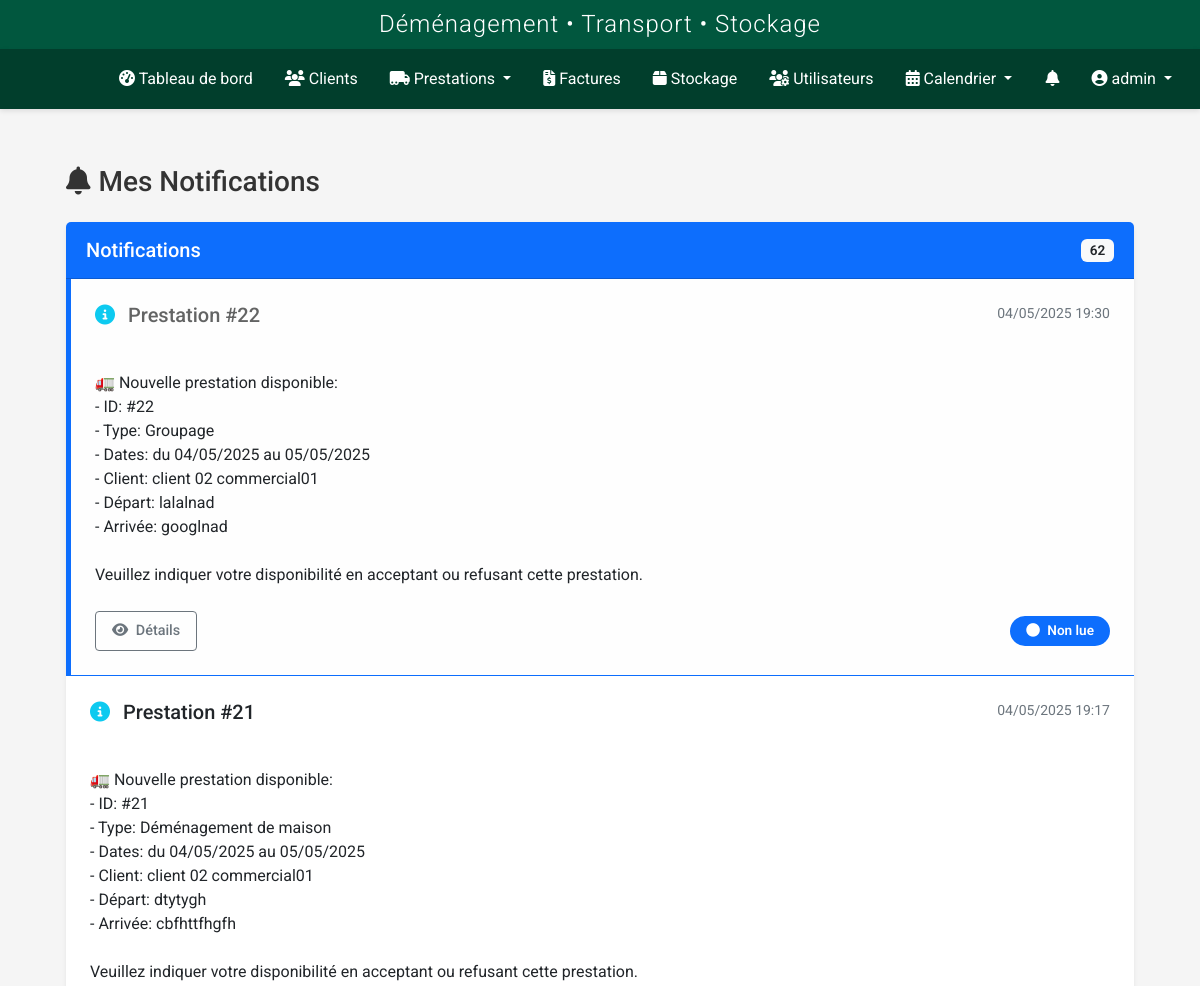
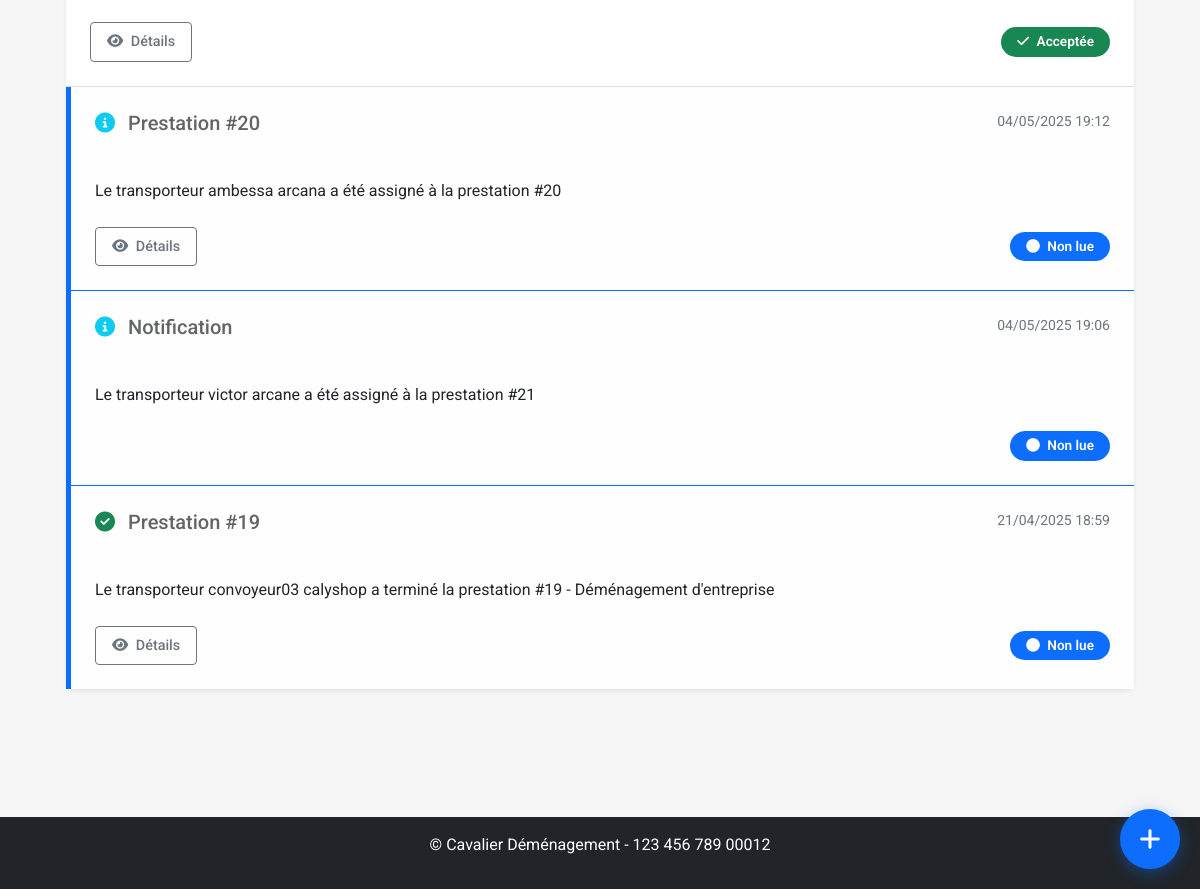
The app's page /transporteur/notifications (signed in) with its own data (2 pictures, top to bottom).
### models.py (models this page shows, shortened)
class User(UserMixin, db.Model):
    id = db.Column(db.Integer, primary_key=True)
    nom = db.Column(db.String(64), nullable=False)
    prenom = db.Column(db.String(64), nullable=False)
    username = db.Column(db.String(64), unique=True, nullable=False)
    email = db.Column(db.String(120), unique=True, nullable=True)
    password_hash = db.Column(db.String(256), nullable=False)
    role = db.Column(db.String(20), nullable=False, default='transporteur')
    statut = db.Column(db.String(20), nullable=False, default='actif')
    vehicule = db.Column(db.String(100), nullable=True)
    type_vehicule_id = db.Column(db.Integer, db.ForeignKey('type_vehicule.id'), nullable=True)
    permis_conduire = db.Column(db.String(50), nullable=True)
    notes = db.Column(db.Text, nullable=True)
    derniere_connexion = db.Column(db.DateTime, nullable=True)
    date_creation = db.Column(db.DateTime, nullable=False, default=datetime.utcnow)
    prestations = db.relationship('Prestation', secondary=prestation_transporteurs, back_populates='transporteurs')
    type_vehicule = db.relationship('TypeVehicule', backref='transporteurs')
    def is_admin(self):
        return self.role in ['admin', 'superadmin']
    def is_transporteur(self):
        return self.role == 'transporteur' or self.is_admin()

class Notification(db.Model):
    id = db.Column(db.Integer, primary_key=True)
    message = db.Column(db.Text, nullable=False)
    type = db.Column(db.String(50), nullable=False, default='info')  # info, success, warning, danger
    date_creation = db.Column(db.DateTime, nullable=False, default=datetime.utcnow)
    lu = db.Column(db.Boolean, default=False)
    statut = db.Column(db.String(50), nullable=False, default='non_lue')  # non_lue, lue, acceptee, refusee
    role_destinataire = db.Column(db.String(50), nullable=False)  # admin, commercial, transporteur
    user_id = db.Column(db.Integer, db.ForeignKey('user.id'), nullable=True)  # Si destiné à un utilisateur spécifique
    prestation_id = db.Column(db.Integer, db.ForeignKey('prestation.id'), nullable=True)
    stockage_id = db.Column(db.Integer, db.ForeignKey('stockage.id'), nullable=True)
    user = db.relationship('User', backref='notifications')
    prestation = db.relationship('Prestation', backref='notifications')
    stockage = db.relationship('Stockage', backref='notifications')

### routes/transporteur_prestations.py (the view)
@transporteur_prestations.route('/notifications')
@login_required
def notifications():
    if not (current_user.is_transporteur() or current_user.is_admin() or current_user.role in ['commercial', 'superadmin']):
        flash('Accès non autorisé.', 'danger')
        return redirect(url_for('dashboard.index'))
    try:
        if current_user.is_admin() or current_user.role == 'superadmin':
            notifications = Notification.query.order_by(Notification.date_creation.desc()).all()
        elif current_user.role == 'commercial':
            notifications = Notification.query.join(Prestation).filter(
                Prestation.commercial_id == current_user.id
            ).order_by(Notification.date_creation.desc()).all()
        else:
            notifications = Notification.query.filter_by(
                user_id=current_user.id,
                role_destinataire='transporteur'
            ).order_by(Notification.date_creation.desc()).all()
        for notif in notifications:
            if not notif.lu:
                notif.lu = True
                current_app.logger.info(f"Notification {notif.id} marquée comme lue pour {current_user.username}")
        db.session.commit()
        return render_template(
            'transporteur/notifications.html',
            title='Notifications',
            notifications=notifications
        )
    except Exception as e:
        current_app.logger.error(f"Erreur lors de l'affichage des notifications: {e}")
        db.session.rollback()
        flash("Une erreur s'est produite lors du chargement des notifications.", 'danger')
        return redirect(url_for('dashboard.index'))

### templates/transporteur/notifications.html (shortened to what this page needs)
{% extends 'base.html' %}
{% block content %}
<div class="container-fluid px-4 py-4">
    <h1 class="h3 mb-4"><i class="fas fa-bell me-2"></i>Mes Notifications</h1>
    <div class="card shadow-sm mb-4">
        <div class="card-header bg-primary text-white d-flex justify-content-between align-items-center">
            <h5 class="mb-0">Notifications</h5>
            <span class="badge bg-light text-dark">{{ notifications|length }}</span>
        </div>
        <div class="card-body p-0">
            {% if notifications %}
                <div class="list-group list-group-flush">
                    {% set unique_notifications = {} %}
                    {% for notification in notifications %}
                        {% if notification.prestation_id not in unique_notifications %}
                            {% set _ = unique_notifications.update({notification.prestation_id: notification}) %}
                        {% elif notification.date_creation > unique_notifications[notification.prestation_id].date_creation %}
                            {% set _ = unique_notifications.update({notification.prestation_id: notification}) %}
                        {% endif %}
                    {% endfor %}
                    {% for prestation_id, notification in unique_notifications.items() %}
                        <div class="list-group-item {% if notification.statut == 'non_lue' %}list-group-item-light border-start border-5 border-primary{% endif %} p-4">
                            <div class="d-flex w-100 justify-content-between align-items-start mb-3">
                                <h5 class="mb-1">
                                    {% if notification.type == 'info' %}
                                        <i class="fas fa-info-circle text-info me-2"></i>
                                    {% elif notification.type == 'success' %}
                                        <i class="fas fa-check-circle text-success me-2"></i>
                                    {% elif notification.type == 'warning' %}
                                        <i class="fas fa-exclamation-triangle text-warning me-2"></i>
                                    {% elif notification.type == 'danger' %}
                                        <i class="fas fa-times-circle text-danger me-2"></i>
                                    {% endif %}
                                    {% if notification.prestation_id %}
                                        Prestation #{{ notification.prestation_id }}
                                    {% else %}
                                        Notification
                                    {% endif %}
                                </h5>
                                <small class="text-muted">{{ notification.date_creation.strftime('%d/%m/%Y %H:%M') }}</small>
                            </div>
                            <div class="notification-message mb-4 text-dark">
                                {{ notification.message | safe }}
                            </div>
                            <div class="d-flex justify-content-between align-items-center">
                                <div class="btn-group">
                                    {% if notification.prestation_id %}
                                        <a href="{{ url_for('prestation.view', id=notification.prestation_id) }}"
                                        class="btn btn-outline-secondary">
                                            <i class="fas fa-eye me-1"></i> Détails
                                        </a>
                                    {% endif %}
                                </div>
                                <span class="badge {% if notification.statut == 'acceptee' %}bg-success{% elif notification.statut == 'refusee' %}bg-danger{% elif notification.statut == 'non_lue' %}bg-primary{% else %}bg-secondary{% endif %} rounded-pill px-3 py-2">
                                    {% if notification.statut == 'acceptee' %}
                                        <i class="fas fa-check me-1"></i> Acceptée
                                    {% elif notification.statut == 'refusee' %}
                                        <i class="fas fa-times me-1"></i> Refusée
                                    {% elif notification.statut == 'non_lue' %}
                                        <i class="fas fa-circle me-1"></i> Non lue
                                    {% else %}
                                        <i class="fas fa-check-circle me-1"></i> Lue
                                    {% endif %}
                                </span>
                            </div>
                        </div>
                    {% endfor %}
                </div>
            {% else %}
                <div class="text-center p-4">
                    <i class="fas fa-bell-slash fa-3x text-muted mb-3"></i>
                    <p class="text-muted">Aucune notification pour le moment.</p>
                </div>
            {% endif %}
        </div>
    </div>
</div>
{% endblock %}

### templates/base.html (shortened to what this page needs)
<!DOCTYPE html>
<html lang="fr">
<head>
    <link href="https://cdn.jsdelivr.net/npm/bootstrap@5.2.3/dist/css/bootstrap.min.css" rel="stylesheet">
    <link rel="stylesheet" href="https://cdnjs.cloudflare.com/ajax/libs/font-awesome/6.2.1/css/all.min.css">
    <link rel="stylesheet" href="https://cdnjs.cloudflare.com/ajax/libs/toastr.js/latest/toastr.min.css">
    <link href="https://cdn.jsdelivr.net/npm/fullcalendar@5.11.3/main.min.css" rel="stylesheet">
    <link href="https://cdn.jsdelivr.net/npm/summernote@0.8.18/dist/summernote-lite.min.css" rel="stylesheet">
    <link rel="stylesheet" href="{{ url_for('static', filename='css/style.css') }}">
    <link rel="stylesheet" href="{{ url_for('static', filename='css/notification-flash.css') }}">
    <link rel="stylesheet" href="{{ url_for('static', filename='css/notifications.css') }}">
    <link rel="stylesheet" href="{{ url_for('static', filename='css/prestations.css') }}">
    <link rel="stylesheet" href="{{ url_for('static', filename='css/custom-calendar.css') }}">
    <link rel="stylesheet" href="{{ url_for('static', filename='css/navbar-logos.css') }}">
    <link rel="stylesheet" href="{{ url_for('static', filename='css/whatsapp-buttons.css') }}">
    <link rel="stylesheet" href="{{ url_for('static', filename='css/quick-access-bubble.css') }}">
</head>
<body {% if current_user.is_authenticated %}data-user-role="{{ current_user.role }}" data-user-id="{{ current_user.id }}"{% endif %}>
    {% if current_user.is_authenticated %}
        <header>
            <div class="app-header">
                <h2>Déménagement • Transport • Stockage</h2>
            </div>
            <nav class="navbar navbar-dark navbar-expand-lg">
                <div class="container-fluid">
                    <a class="navbar-brand" href="{{ url_for('dashboard.index') }}">
                        <div class="logo-slideshow">
                        </div>
                    </a>
                    <div class="collapse navbar-collapse" id="navbarMain">
                        <ul class="navbar-nav me-auto mb-2 mb-lg-0">
                            <li class="nav-item">
                                <a class="nav-link {% if request.endpoint == 'dashboard.index' %}active{% endif %}" href="{{ url_for('dashboard.index') }}">
                                    <i class="fas fa-tachometer-alt"></i> Tableau de bord
                                </a>
                            </li>
                            <li class="nav-item">
                                <a class="nav-link {% if request.endpoint.startswith('client.') %}active{% endif %}" href="{{ url_for('client.index') }}">
                                    <i class="fas fa-users"></i> Clients
                                </a>
                            </li>
                            <li class="nav-item dropdown">
                                <a class="nav-link dropdown-toggle {% if request.endpoint.startswith('prestation.') %}active{% endif %}" href="#" id="prestationsDropdown" role="button" data-bs-toggle="dropdown" aria-expanded="false">
                                    <i class="fas fa-truck-moving"></i> Prestations
                                </a>
                            </li>
                            <li class="nav-item">
                                <a class="nav-link {% if request.endpoint.startswith('facture.') %}active{% endif %}" href="{{ url_for('facture.index') }}">
                                    <i class="fas fa-file-invoice-dollar"></i> Factures
                                </a>
                            </li>
                            <li class="nav-item">
                                <a class="nav-link {% if request.endpoint.startswith('stockage.') %}active{% endif %}" href="{{ url_for('stockage.index') }}">
                                    <i class="fas fa-box"></i> Stockage
                                </a>
                            </li>
                            {% if current_user.is_admin %}
                            <li class="nav-item">
                                <a class="nav-link {% if request.endpoint.startswith('user.') %}active{% endif %}" href="{{ url_for('user.index') }}">
                                    <i class="fas fa-users-cog"></i> Utilisateurs
                                </a>
                            </li>
                            {% endif %}
                            <li class="nav-item dropdown">
                                <a class="nav-link dropdown-toggle {% if request.endpoint.startswith('calendrier.') %}active{% endif %}" href="#" id="calendrierDropdown" role="button" data-bs-toggle="dropdown" aria-expanded="false">
                                    <i class="fas fa-calendar-alt"></i> Calendrier
                                </a>
                            </li>
                        </ul>
                        <ul class="navbar-nav">
                            {% if current_user.is_authenticated and (current_user.is_transporteur() or current_user.is_admin() or current_user.role in ['commercial', 'superadmin']) %}
                            <li class="nav-item">
                                <a href="{{ url_for('transporteur_prestations.notifications') }}" class="nav-link position-relative">
                                    <i class="fas fa-bell"></i>
                                </a>
                            </li>
                            {% endif %}
                            <li class="nav-item dropdown">
                                <a class="nav-link dropdown-toggle" href="#" id="userDropdown" role="button" data-bs-toggle="dropdown">
                                    <i class="fas fa-user-circle"></i> {{ current_user.username }}
                                </a>
                            </li>
                        </ul>
                    </div>
                </div>
            </nav>
        </header>
        <main class="main-content">
            <div class="container">
                {% block content %}{% endblock %}
            </div>
        </main>
        <footer class="mt-5 py-3 bg-dark text-white">
            <div class="container text-center">
                <p>&copy; {{ config.COMPANY_FULL_NAME }} - {{ config.COMPANY_SIRET }}</p>
            </div>
        </footer>
    {% else %}
        <main class="main-content">
            <div class="container">
                {% block auth_content %}{% endblock %}
            </div>
        </main>
    {% endif %}
</body>
</html>

### records on screen
User: username "admin"
Notification: type "info" (drawn), prestation_id "22", date_creation "04/05/2025 19:30", message "🚛 Nouvelle prestation disponible: - ID: #22 - Type: Groupage - Dates: du 04/05/2025 au 05/05/2025 - Client: client 02 commercial01 - Départ: lalalnad - Arrivée: googlnad Veuillez indiquer votre disponibilité en acceptant ou refusant cette prestation.", statut "non_lue" (drawn)
Notification: type "info" (drawn), prestation_id "21", date_creation "04/05/2025 19:17", message "🚛 Nouvelle prestation disponible: - ID: #21 - Type: Déménagement de maison - Dates: du 04/05/2025 au 05/05/2025 - Client: client 02 commercial01 - Départ: dtytygh - Arrivée: cbfhttfhgfh Veuillez indiquer votre disponibilité en acceptant ou refusant cette prestation.", statut "acceptee" (drawn)
Notification: type "info" (drawn), prestation_id "20", date_creation "04/05/2025 19:12", message "Le transporteur ambessa arcana a été assigné à la prestation #20", statut "non_lue" (drawn)
Notification: type "info" (drawn), shows "Notification", date_creation "04/05/2025 19:06", message "Le transporteur victor arcane a été assigné à la prestation #21", statut "non_lue" (drawn)
Notification: type "success" (drawn), prestation_id "19", date_creation "21/04/2025 18:59", message "Le transporteur convoyeur03 calyshop a terminé la prestation #19 - Déménagement d'entreprise", statut "non_lue" (drawn)

### other values on screen
{{ notifications|length }} "62"
{{ config.COMPANY_FULL_NAME }} "Cavalier Déménagement"
{{ config.COMPANY_SIRET }} "123 456 789 00012"
